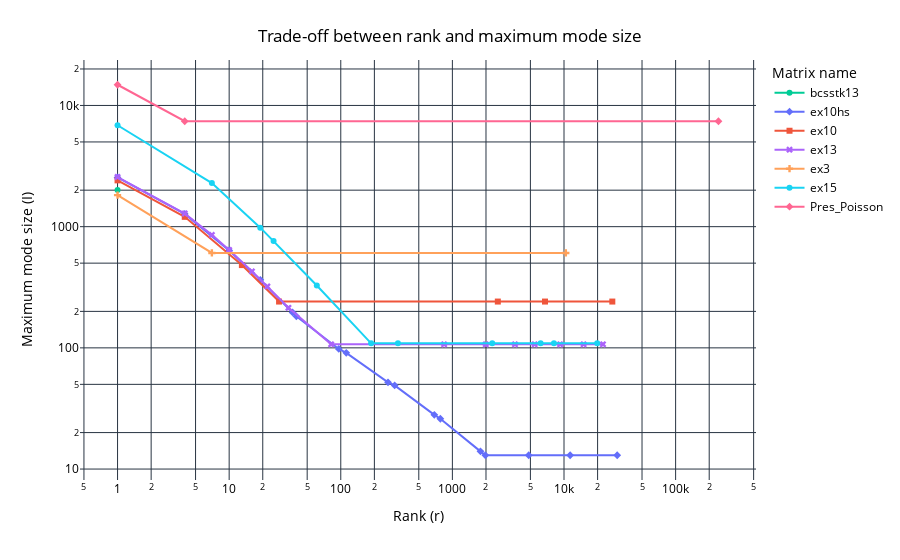

Write notebook code for a chart like this one.
### Code cell
# trade-off between rank and max mode size - baseline
fig = px.line(baseline_df, x="rank", y="max_mode_size", color="matrix_name", symbol="matrix_name", log_x=True, log_y=True, color_discrete_map=matrix_color_map,
                 labels={
                     "rank": "Rank (r)",
                     "matrix_name": "Matrix name",
                     "max_mode_size": "Maximum mode size (I)",
                 })
fig.update_layout(
    title={
        'text': "Trade-off between rank and maximum mode size",
        'x':0.5,
        'xanchor': 'center',
        'yanchor': 'top'
    },
    plot_bgcolor='white',   # Plot area background color
    paper_bgcolor='white',  # Entire figure background color
    font=dict(color='black') # Font color
)
fig.show()

fig.write_image("plots/baseline_max_mode_size_vs_rank.pdf")

### Figure 1 — Plotly figure (JSON) as saved in the notebook; plotly's stock layout.template omitted (floating-point values rounded to 4 significant figures)
{"data": [{"hovertemplate": "Matrix name=bcsstk13<br>Rank (r)=%{x}<br>Maximum mode size (I)=%{y}<extra></extra>", "legendgroup": "bcsstk13", "line": {"color": "#00CC96", "dash": "solid"}, "marker": {"symbol": "circle"}, "mode": "lines+markers", "name": "bcsstk13", "orientation": "v", "showlegend": true, "x": [1.0], "xaxis": "x", "y": [2003.0], "yaxis": "y", "type": "scatter"}, {"hovertemplate": "Matrix name=ex10hs<br>Rank (r)=%{x}<br>Maximum mode size (I)=%{y}<extra></extra>", "legendgroup": "ex10hs", "line": {"color": "#636EFA", "dash": "solid"}, "marker": {"symbol": "diamond"}, "mode": "lines+markers", "name": "ex10hs", "orientation": "v", "showlegend": true, "x": [29960.0, 11350.0, 4830.0, 1974.0, 1784.0, 780.0, 689.0, 304.0, 265.0, 112.0, 96.0, 40.0, 37.0, 19.0, 10.0, 4.0, 1.0], "xaxis": "x", "y": [13.0, 13.0, 13.0, 13.0, 14.0, 26.0, 28.0, 49.0, 52.0, 91.0, 98.0, 182.0, 196.0, 364.0, 637.0, 1274.0, 2548.0], "yaxis": "y", "type": "scatter"}, {"hovertemplate": "Matrix name=ex10<br>Rank (r)=%{x}<br>Maximum mode size (I)=%{y}<extra></extra>", "legendgroup": "ex10", "line": {"color": "#EF553B", "dash": "solid"}, "marker": {"symbol": "square"}, "mode": "lines+markers", "name": "ex10", "orientation": "v", "showlegend": true, "x": [27100.0, 6754.0, 2553.0, 28.0, 13.0, 4.0, 1.0], "xaxis": "x", "y": [241.0, 241.0, 241.0, 241.0, 482.0, 1205.0, 2410.0], "yaxis": "y", "type": "scatter"}, {"hovertemplate": "Matrix name=ex13<br>Rank (r)=%{x}<br>Maximum mode size (I)=%{y}<extra></extra>", "legendgroup": "ex13", "line": {"color": "#AB63FA", "dash": "solid"}, "marker": {"symbol": "x"}, "mode": "lines+markers", "name": "ex13", "orientation": "v", "showlegend": true, "x": [22350.0, 14980.0, 9234.0, 5456.0, 3637.0, 1990.0, 843.0, 82.0, 34.0, 22.0, 16.0, 10.0, 7.0, 4.0, 1.0], "xaxis": "x", "y": [107.0, 107.0, 107.0, 107.0, 107.0, 107.0, 107.0, 107.0, 214.0, 321.0, 428.0, 642.0, 856.0, 1284.0, 2568.0], "yaxis": "y", "type": "scatter"}, {"hovertemplate": "Matrix name=ex3<br>Rank (r)=%{x}<br>Maximum mode size (I)=%{y}<extra></extra>", "legendgroup": "ex3", "line": {"color": "#FFA15A", "dash": "solid"}, "marker": {"symbol": "cross"}, "mode": "lines+markers", "name": "ex3", "orientation": "v", "showlegend": true, "x": [10390.0, 7.0, 1.0], "xaxis": "x", "y": [607.0, 607.0, 1821.0], "yaxis": "y", "type": "scatter"}, {"hovertemplate": "Matrix name=ex15<br>Rank (r)=%{x}<br>Maximum mode size (I)=%{y}<extra></extra>", "legendgroup": "ex15", "line": {"color": "#19D3F3", "dash": "solid"}, "marker": {"symbol": "circle"}, "mode": "lines+markers", "name": "ex15", "orientation": "v", "showlegend": true, "x": [19820.0, 8125.0, 6175.0, 2275.0, 325.0, 187.0, 61.0, 25.0, 19.0, 7.0, 1.0], "xaxis": "x", "y": [109.0, 109.0, 109.0, 109.0, 109.0, 109.0, 327.0, 763.0, 981.0, 2289.0, 6867.0], "yaxis": "y", "type": "scatter"}, {"hovertemplate": "Matrix name=Pres_Poisson<br>Rank (r)=%{x}<br>Maximum mode size (I)=%{y}<extra></extra>", "legendgroup": "Pres_Poisson", "line": {"color": "#FF6692", "dash": "solid"}, "marker": {"symbol": "diamond"}, "mode": "lines+markers", "name": "Pres_Poisson", "orientation": "v", "showlegend": true, "x": [242000.0, 4.0, 1.0], "xaxis": "x", "y": [7411.0, 7411.0, 14820.0], "yaxis": "y", "type": "scatter"}], "layout": {"xaxis": {"anchor": "y", "domain": [0.0, 1.0], "title": {"text": "Rank (r)"}, "type": "log"}, "yaxis": {"anchor": "x", "domain": [0.0, 1.0], "title": {"text": "Maximum mode size (I)"}, "type": "log"}, "legend": {"title": {"text": "Matrix name"}, "tracegroupgap": 0}, "margin": {"t": 60}, "title": {"text": "Trade-off between rank and maximum mode size", "x": 0.5, "xanchor": "center", "yanchor": "top"}, "font": {"color": "black"}, "plot_bgcolor": "white", "paper_bgcolor": "white"}}
